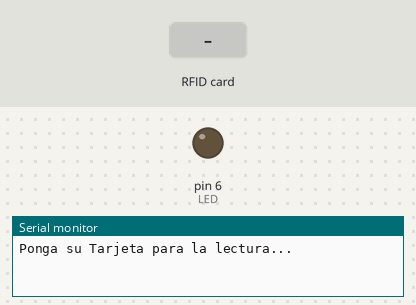
Simulated run of this sketch. Board: Arduino Mega 2560, built with avr-gcc and run on an emulated ATmega2560. Parts: output pins drawn as LEDs (lit = HIGH), the last lines printed to the serial monitor. Inputs (shaded band) come from the test bench. Pins used as bus, display or sensor lines are not drawn.

Above: at 1.2 s.
1.3 s: RFID card 7A E0 3D B3 held to the reader
At 2.1 s:
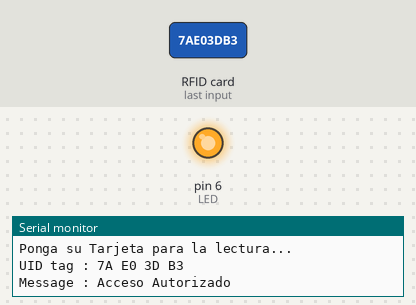
3.8 s: RFID card 2C F8 DD 32 held to the reader
At 5.2 s:
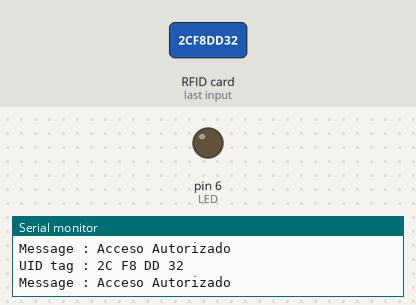
Timing chart, 0 to 6.8 s (numbered marks = the images above; inputs shaded):
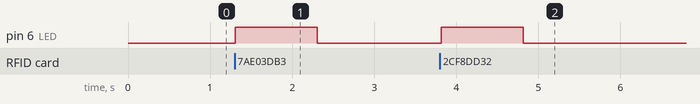

Measured:
- after the input at 1.3 s, pin 6 (LED): LOW → HIGH at once, → LOW 1.0 s later
- after the input at 3.8 s, pin 6 (LED): LOW → HIGH at once, → LOW 1.0 s later

The sketch:

cerradura_rfid.ino
```cpp
// Inclusión de librerías
#include <SPI.h>
#include <MFRC522.h>
// Definimos constantes
#define LED 6 // Led indicador
bool debug = true; // Seteamos el modo Debug a true, nos ayuda a mostrar mensajes en la consola
MFRC522 mfrc522(53, 9); // Creamos una instancia de la librería MFRC522 indicando los puerto SS y RST respectivamente

// Ciclo inicial
void setup()
{
  if (debug) { Serial.begin(9600); }   // Inicializa la comunicacion serial
  SPI.begin();          // Inicializa el bus SPI
  mfrc522.PCD_Init();   // Inicializa el MFRC522
  pinMode(LED, OUTPUT);
  digitalWrite(LED, LOW);

  if (debug) {
    Serial.println("Ponga su Tarjeta para la lectura...");
    Serial.println();
  }
}

// Ciclo infinito
void loop()
{
  // Esperando nuevas tarjeras
  if (!mfrc522.PICC_IsNewCardPresent()) {
    return;
  }
  // Selección de tarjeta
  if (!mfrc522.PICC_ReadCardSerial())  {
    return;
  }

  if (debug) { Serial.print("UID tag :"); }
  String content = "";
  byte letter;

  for (byte i = 0; i < mfrc522.uid.size; i++) { // Leemos el código UID de las tarjetas y la almacenamos en la variable content
    if (debug) {
      Serial.print(mfrc522.uid.uidByte[i] < 0x10 ? " 0" : " ");
      Serial.print(mfrc522.uid.uidByte[i], HEX);
    }

    content.concat(String(mfrc522.uid.uidByte[i] < 0x10 ? " 0" : " "));
    content.concat(String(mfrc522.uid.uidByte[i], HEX));
  }

  if (debug) {
    Serial.println();
    Serial.print("Message : ");
  }

  content.toUpperCase(); // Convertimos content a mayusculas

  // Verficamos si los UID de las tarjetas que se coloquen en el lector RFID son los que tienen autorización o no
  if (content.substring(1) == "7A E0 3D B3" || content.substring(1) == "2C F8 DD 32") {
    if (debug) { Serial.println("Acceso Autorizado"); }

    digitalWrite(LED, HIGH); // Encendemos el led y derivado del puente entre el LED y la chapa esta se abre
    delay(1000);
    digitalWrite(LED, LOW); // Apagamos el led y derivado del puente entre el LED y la chapa esta se cierra
  }
}
```
